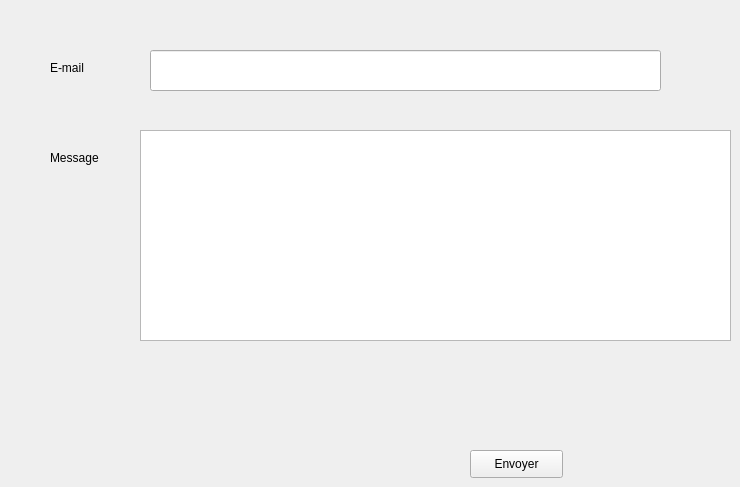
   <widget class="QWidget" name="tab_7">
    <attribute name="title">
     <string>E-mail</string>
    </attribute>
    <widget class="QTextEdit" name="textEdit">
     <property name="geometry">
      <rect>
       <x>140</x>
       <y>130</y>
       <width>591</width>
       <height>211</height>
      </rect>
     </property>
    </widget>
    <widget class="QLineEdit" name="lineEdit">
     <property name="geometry">
      <rect>
       <x>150</x>
       <y>50</y>
       <width>511</width>
       <height>41</height>
      </rect>
     </property>
    </widget>
    <widget class="QLabel" name="label_25">
     <property name="geometry">
      <rect>
       <x>50</x>
       <y>60</y>
       <width>55</width>
       <height>16</height>
      </rect>
     </property>
     <property name="text">
      <string>E-mail</string>
     </property>
    </widget>
    <widget class="QLabel" name="label_26">
     <property name="geometry">
      <rect>
       <x>50</x>
       <y>150</y>
       <width>55</width>
       <height>16</height>
      </rect>
     </property>
     <property name="text">
      <string>Message</string>
     </property>
    </widget>
    <widget class="QPushButton" name="Envoyer">
     <property name="geometry">
      <rect>
       <x>470</x>
       <y>450</y>
       <width>93</width>
       <height>28</height>
      </rect>
     </property>
     <property name="text">
      <string>Envoyer</string>
     </property>
    </widget>
   </widget>
